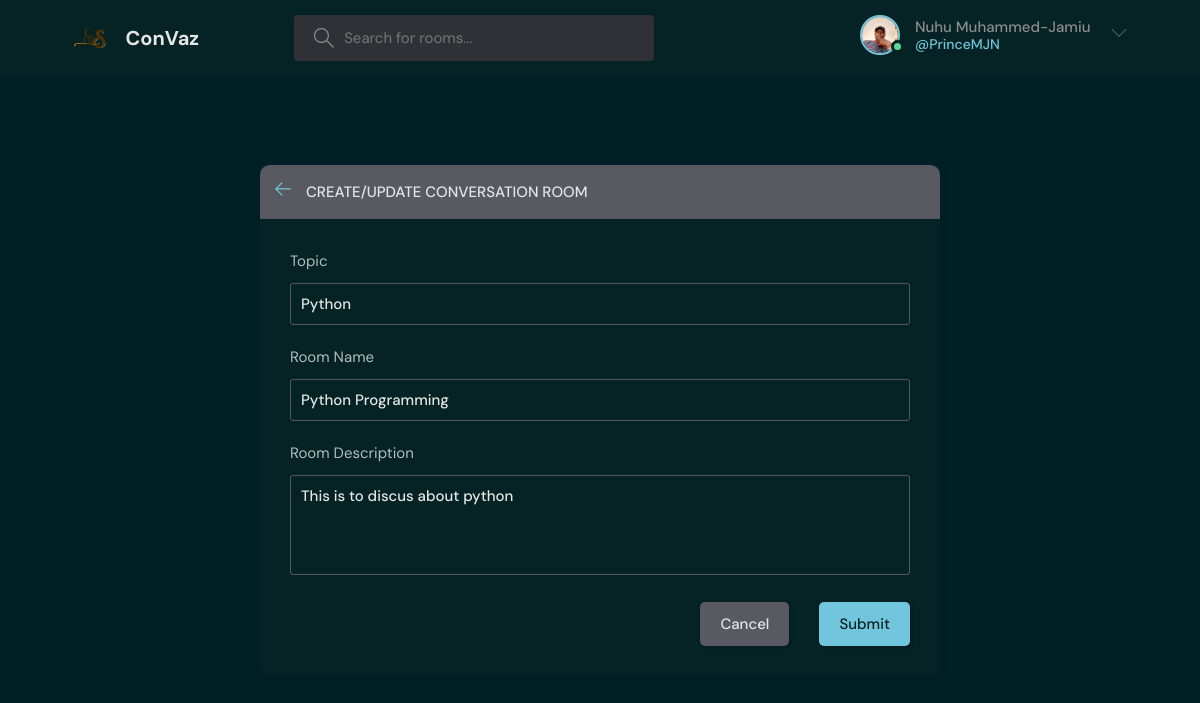
Screenshot of /update-room/2/ (signed in) with the database file from the repository.
### discus/models.py (models this page shows, shortened)
class Profile(models.Model):
    user = models.OneToOneField(User, on_delete=models.CASCADE)
    profile_picture = models.ImageField(upload_to='profile_pics/', blank=True, null = True)

class Room(models.Model):
    host = models.ForeignKey(User, on_delete = models.SET_NULL, null = True)
    topic = models.ForeignKey(Topic, on_delete = models.SET_NULL, null = True)
    name = models.CharField(max_length = 200)
    description = models.TextField(null = True, blank = True)
    participants = models.ManyToManyField(User, related_name = 'participants', blank = True)
    updated = models.DateTimeField(auto_now = True)
    created = models.DateTimeField(auto_now_add = True)
    class Meta:
        ordering = ['-updated', '-created']

class Topic(models.Model):
    name = models.CharField(max_length = 200)

### discus/views.py (the view, shortened to what this page needs)
# urls.py: path('update-room/<str:pk>/', views.update_room, name="update-room"),
@login_required(login_url='login')
def update_room(request, pk):
    room = Room.objects.get(id=pk)
    form = FormRoom(instance=room)
    topic = Topic.objects.all()
    if request.user != room.host:
        return HttpResponse('You are not allowed here!!')
    context = {'form':form, 'topic':topic, 'room':room}
    return render(request, 'discus/form_room.html', context)

### discus/form.py
class FormRoom(ModelForm):
    class Meta:
        model = Room
        fields = '__all__'
        exclude = ['host', 'participants']

### discus/templates/discus/form_room.html (shortened to what this page needs)
{% extends 'main.html' %}
{% block content %}
  <main class="create-room layout">
    <div class="container">
      <div class="layout__box">
        <div class="layout__boxHeader">
          <div class="layout__boxTitle">
            <a href="{% url 'home' %}">
              <svg version="1.1" xmlns="http://www.w3.org/2000/svg" width="32" height="32" viewBox="0 0 32 32">
                <title>arrow-left</title>
                <path
                  d="M13.723 2.286l-13.723 13.714 13.719 13.714 1.616-1.611-10.96-10.96h27.625v-2.286h-27.625l10.965-10.965-1.616-1.607z">
                </path>
              </svg>
            </a>
            <h3>Create/Update Conversation Room</h3>
          </div>
        </div>
        <div class="layout__body">
          <form class="form"  action="" method="POST">
           <div class="form__group">
              <label for="room_topic">Topic</label>
              <input required type="text" value="{{room.topic.name}}" name="topic" id="room_topic" list="topic-list" />
            </div>
            <div class="form__group">
              <label for="room_name">Room Name</label>
              {{form.name}}
            </div>
            <div class="form__group">
              <label for="room_description">Room Description</label>
              {{form.description}}
            </div>
            <div class="form__action">
              <a class="btn btn--dark" href="{% url 'home' %}">Cancel</a>
              <button class="btn btn--main" type="submit">Submit</button>
            </div>
          </form>
        </div>
      </div>
    </div>
  </main>
{% endblock content %}

### template/navbar.html (shortened to what this page needs)
{% load static %}
<header class="header header--loggedIn">
   <div class="container">
     <a href="{% url 'home' %}" class="header__logo">
       <img src="{% static 'images/assets/convas2.png' %}" />
       <h1>ConVaz</h1>
     </a>
     <form class="header__search" method="GET" action="{% url 'home' %}">
       <label>
         <input name="qu" placeholder="Search for rooms..." />
       </label>
     </form>
     <nav class="header__menu">
       {% if request.user.is_authenticated %}
       <div class="header__user">
         <a href="{% url 'profile' user.id %}">
           <div class="avatar avatar--medium active">
            {% if user.profile.profile_picture.url is not empty%}
             <img src="{{user.profile.profile_picture.url }}" />
             {% else %}
             <img src="" />
             {% endif %}
           </div>
           {% if user.first_name is not empty %}
           <p>{{request.user.first_name}} {{request.user.last_name}}
            <span>@{{request.user.username}}</span></p>
           {% else %}
            <p>{{request.user.usernamename}}
              <span>@{{request.user.username}}</span></p>
            {%endif %}
         </a>
         <button class="dropdown-button">
           <svg version="1.1" xmlns="http://www.w3.org/2000/svg" width="32" height="32" viewBox="0 0 32 32">
             <title>chevron-down</title>
             <path d="M16 21l-13-13h-3l16 16 16-16h-3l-13 13z"></path>
           </svg>
         </button>
       </div>
       {% else %}
       <a href="{% url 'login' %}">
         <img src="{% static 'images/avatar.svg' %}" />
         <p>Login</p>
       </a>
       {% endif %}
     </nav>
   </div>
 </header>

### rows the page displays
Room: topic "Python", name "Python Programming", description "This is to discus about python"

### other values shown
{{ request.user.first_name }} "Nuhu"
{{ request.user.last_name }} "Muhammed-Jamiu"
{{ request.user.username }} "PrinceMJN"
